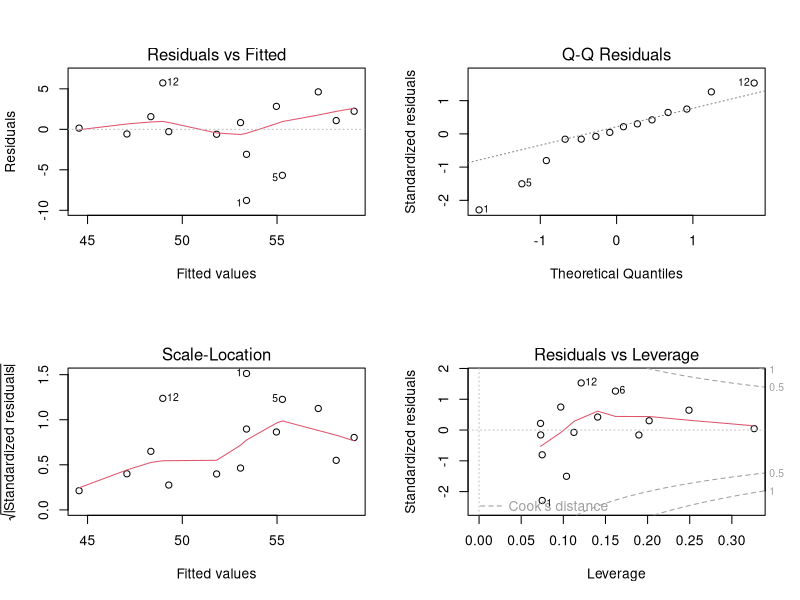

Write R code to recreate this figure.
## ---- chunk 1
Election = seq(1952, 2004, 4)
IncumbentPct = c(44.6, 57.8, 49.9, 61.3, 49.6, 61.8, 49.0, 44.7, 59.2, 53.9, 46.5, 54.7, 50.3, 51.2)
IncomeGrowth = c(2.4, 2.9, 0.8, 4.2, 3.0, 3.6, 1.1, -0.4, 3.9, 2.3, 0.4, 1.0, 2.4, 1.9)

bp =data.frame(Election, IncumbentPct, IncomeGrowth)
## ---- chunk 2
mod = lm(IncumbentPct~IncomeGrowth, data=bp)

(X = model.matrix(mod))
betahat = coef(mod)
smod=summary(mod)
s.2 = smod$sigma^2
Vbeta = smod$cov.unscaled
n.minus.k = df.residual(mod)
## ---- chunk 3
library(MASS)
Nsim = 1000
post.sigma.2.sim = n.minus.k*s.2/rchisq(Nsim, n.minus.k)

post.beta.sim = matrix(NA, Nsim, length(betahat))
for(s in 1:Nsim)
  post.beta.sim[s,] = mvrnorm(1, betahat, post.sigma.2.sim[s]*Vbeta)
## ---- chunk 4
# posterior interval
quantile(post.sigma.2.sim, c(0.025, 0.975))

apply(post.beta.sim, 2, quantile, c(0.025, 0.975))

confint(mod)

mean(post.beta.sim[,2] > 0)
## ---- chunk 5
# incomeGrowth on 2008 was 0.75
post.pred.y.sim = rnorm(Nsim, post.beta.sim[,1]+post.beta.sim[,2]*0.75,sqrt(post.sigma.2.sim))

quantile(post.pred.y.sim, c(0.025, 0.975))

predict(mod, data.frame(IncomeGrowth=0.75), interval="prediction")

# posterior predictive probability of 2008 incumbent victory
mean(post.pred.y.sim > 50)
## ---- chunk 6
par(mfrow=c(2,2))
plot(mod)
## ---- chunk 7
error.std.sim = matrix(NA, Nsim, nrow(bp))
for(s in 1:Nsim)
  error.std.sim[s,] = (bp$IncumbentPct - X %*% cbind(post.beta.sim[s,])) / sqrt(post.sigma.2.sim[s])

# rnorm can be used as it is standardized and independent
ref.std.normal = matrix(rnorm(Nsim*nrow(bp)), Nsim, nrow(bp))
## ---- chunk 8
max.t.rep = apply(abs(ref.std.normal),1, max)
max.t.sim = apply(abs(error.std.sim), 1, max)
mean(max.t.rep >= max.t.sim)
